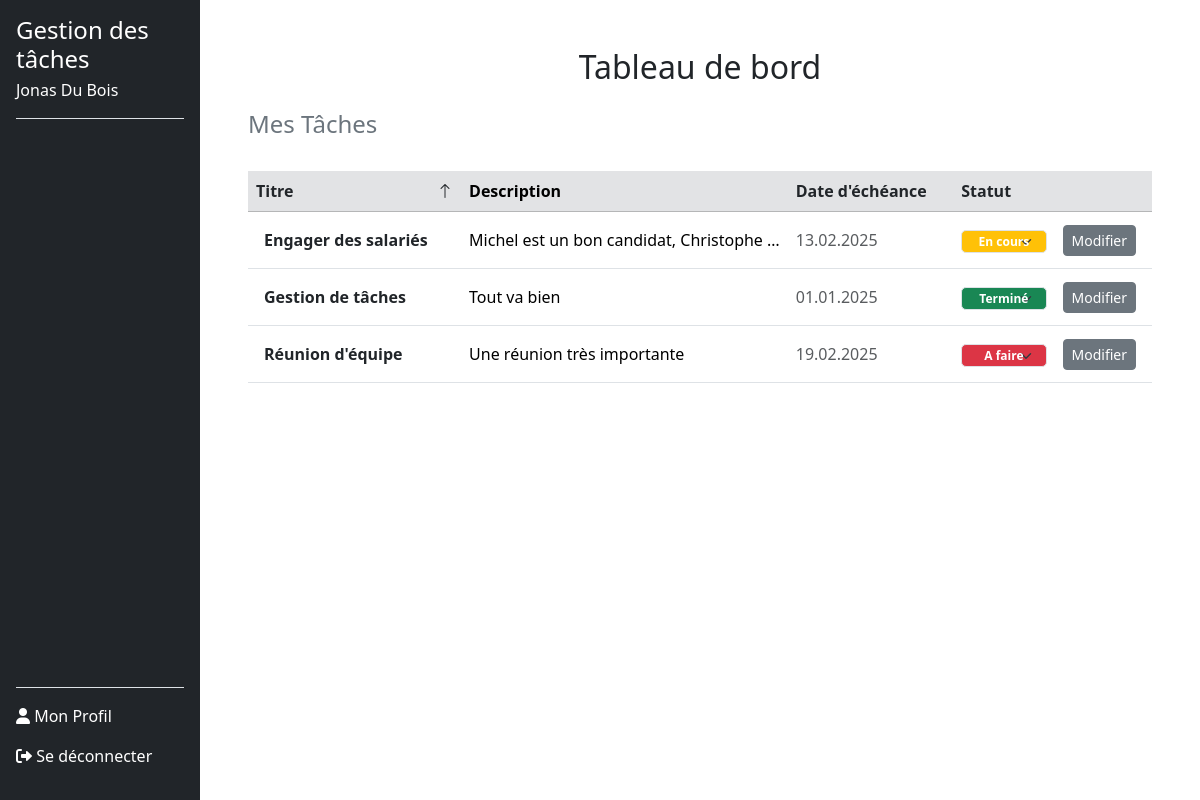
The page /dashboard.php?sort=title&order=ASC (signed in) on the database its author committed.
### tables this page shows
CREATE TABLE users (
        id INTEGER PRIMARY KEY AUTOINCREMENT,
        nom VARCHAR(120) NOT NULL,
        prenom VARCHAR(120) NOT NULL,
        email VARCHAR(120) NOT NULL UNIQUE,
        noTel VARCHAR(20) NOT NULL UNIQUE,
        motDePasse VARCHAR(255) NOT NULL,
        token VARCHAR(255) DEFAULT NULL,
        is_confirmed BOOLEAN DEFAULT 0
    );

CREATE TABLE tasks (
        id INTEGER PRIMARY KEY AUTOINCREMENT,
        userId INTEGER NOT NULL,
        titre TEXT NOT NULL,
        description TEXT DEFAULT NULL,
        dateEcheance DATE DEFAULT NULL,
        statut TEXT CHECK(statut IN ('a_faire', 'en_cours', 'termine')) DEFAULT 'a_faire',
        createdAt TIMESTAMP DEFAULT CURRENT_TIMESTAMP, 
        FOREIGN KEY (userId) REFERENCES users(id) ON DELETE CASCADE
    );

### src/dbManager/DbManagerCRUD.php (called while the page is built, shortened)
<?php
class DbManagerCRUD implements I_ApiCRUD
{
    private $db;
    public function __construct()
    {
        $config = parse_ini_file(__DIR__ . '/../config/db.ini');
        $dsn = $config['dsn'];
        $username = $config['username'];
        $password = $config['password'];
        $this->db = new \PDO($dsn, $username, $password);
    }
    public function rendPersonnes(string $email): array
    {
        $sql = "SELECT * FROM users WHERE email = :email;";
        $stmt = $this->db->prepare($sql);
        $stmt->bindParam(':email', $email, \PDO::PARAM_STR);
        try {
            $stmt->execute();
            $donnees = $stmt->fetchAll(\PDO::FETCH_ASSOC);
            $tabUsers = [];
            foreach ($donnees as $donneesUser) {
                $user = new Users(
                    $donneesUser["prenom"],
                    $donneesUser["nom"],
                    $donneesUser["email"],
                    $donneesUser["noTel"],
                    $donneesUser["motDePasse"],
                    $donneesUser["id"]
                );
                $tabUsers[] = $user;
            }
            return $tabUsers;
        } catch (\PDOException $e) {
            error_log("Erreur lors de la récupération des utilisateurs : " . $e->getMessage());
            return [];
        }
    }
    public function getTasksByUserIdSorted(int $userId, string $sortColumn = 'titre', string $order = 'ASC'): array
    {
        $validSortColumns = ['titre', 'dateEcheance', 'statut'];
        $validOrders = ['ASC', 'DESC'];
        if (!in_array($sortColumn, $validSortColumns)) {
            $sortColumn = 'titre';
        }
        try {
            $query = "
            SELECT t.id, t.titre, t.description, t.dateEcheance, t.statut, t.createdAt
            FROM tasks t
            JOIN task_users tu ON t.id = tu.taskId
            WHERE tu.userId = :userId
            ORDER BY $sortColumn $order
        ";
            $stmt = $this->db->prepare($query);
            $stmt->bindValue(':userId', $userId, \PDO::PARAM_INT);
            $stmt->execute();
            $tasks = [];
            while ($taskData = $stmt->fetch(\PDO::FETCH_ASSOC)) {
                $stmtUsers = $this->db->prepare("SELECT userId FROM task_users WHERE taskId = :taskId");
                $stmtUsers->bindValue(':taskId', $taskData['id']);
                $stmtUsers->execute();
                $userIds = $stmtUsers->fetchAll(\PDO::FETCH_COLUMN);
                $tasks[] = new Task(
                    $taskData['titre'],
                    $taskData['description'],
                    $userIds,
                    $taskData['dateEcheance'],
                    $taskData['statut'],
                    $taskData['id']
                );
            }
            return $tasks;
        } catch (\PDOException $e) {
            throw new \Exception('Erreur lors de la récupération des tâches triées : ' . $e->getMessage());
        }
    }
}

### Includes/functions.php (called while the page is built)
<?php
function getUserByEmail($email, $dbManager) {
    $userInfoArray = $dbManager->rendPersonnes($email);
    return !empty($userInfoArray) ? $userInfoArray[0] : null;
}
function getStatusBadgeClass(string $statut): string
{
    $badgeClasses = [
        'À faire' => 'bg-danger',
        'En cours' => 'bg-warning',
        'Terminé' => 'bg-success',
    ];
    return $badgeClasses[$statut] ?? 'bg-secondary';
}
function getSortOrder(string $column): string
{
    $currentOrder = $_GET['order'] ?? 'ASC';
    $currentSort = $_GET['sort'] ?? '';
    if ($currentSort === $column) {
        return $currentOrder === 'ASC' ? 'DESC' : 'ASC';
    }
    return 'ASC';
}
?>

### src/dbManager/Users.php (called while the page is built, shortened)
<?php
class Users {
    private $id;
    private $nom;
    private $prenom;
    public function __construct(string $prenom, string $nom, string $email, string $noTel, string $motDePasse ,int $id = 0) {
        $this->prenom = $prenom;
        $this->nom = $nom;
        $this->id = $id;
    }
    public function rendId(): int {
        return (int)$this->id;
    }
    public function rendPrenom(): string {
        return $this->prenom;
    }
    public function rendNom(): string {
        return $this->nom;
    }
}

### src/dbManager/Task.php (called while the page is built, shortened)
<?php
class Task
{
    private $titre;
    private $description;
    private $dateEcheance;
    private $statut;
    public function __construct(
        string $titre,
        string $description = null,
        array $userIds = null,
        string $dateEcheance = null,
        string $statut = 'a_faire',
        int $id = 0,
    ) {
        $this->titre = $titre;
        $this->description = $description;
        $this->dateEcheance = $dateEcheance;
        $this->statut = $statut;
    }
    private function isValidDate(string $date): bool
    {
        $d = DateTime::createFromFormat('Y-m-d', $date);
        return $d && $d->format('Y-m-d') === $date;
    }
    public function rendTitre(): string
    {
        return $this->titre;
    }
    public function rendDescription(): ?string
    {
        return $this->description;
    }
    public function getFormattedDateEcheance(): ?string
    {
        if ($this->dateEcheance) {
            $d = DateTime::createFromFormat('Y-m-d', $this->dateEcheance);
            return $d ? $d->format('d.m.Y') : null;
        }
        return null;
    }
    public function getFormattedStatut(): string
    {
        $statutTraduction = [
            'a_faire' => 'À faire',
            'en_cours' => 'En cours',
            'termine' => 'Terminé',
        ];
        return $statutTraduction[$this->statut] ?? 'Inconnu';
    }
}

### dashboard.php (the view, shortened to what this page needs)
<?php
require_once 'includes/functions.php';
$dbManager = new DbManagerCRUD();
$email = $_SESSION['email_user'] ?? null;
$userInfo = getUserByEmail($email, $dbManager);
$userId = $userInfo->rendId();
$sortColumn = $_GET['sort'] ?? 'title';
$order = $_GET['order'] ?? 'ASC';
$taches = $dbManager->getTasksByUserIdSorted($userId, $sortColumn, $order);
?>
<!DOCTYPE html>
<html lang="fr">
<head>
    <link href="https://cdn.jsdelivr.net/npm/bootstrap@5.3.3/dist/css/bootstrap.min.css" rel="stylesheet">
    <link href="https://cdn.jsdelivr.net/npm/bootstrap-icons/font/bootstrap-icons.css" rel="stylesheet">
</head>
<body>
    <div class="container-fluid">
        <div class="row">
            <?php include 'Includes/sidebar.php'; ?>
            <div class="main-content ms-auto col-md-9 col-lg-10 p-5">
                <h2 class="text-center mb-4">Tableau de bord</h2>
                <h4 class="text-secondary">Mes Tâches</h4>
                <?php if (empty($taches)): ?>
                    <div class="alert alert-info mt-4" role="alert">
                        <p>Aucune tâche assignée pour le moment.</p>
                    </div>
                <?php else: ?>
                    <div class="table-responsive pt-4">
                        <table class="table table-hover align-middle">
                            <thead class="table-secondary">
                                <tr>
                                    <th scope="col">
                                        <a href="?sort=title&order=<?php echo getSortOrder('title'); ?>" class="text-decoration-none text-dark">
                                            Titre
                                            <i class="bi <?php echo $sortColumn === 'title' ? ($order === 'ASC' ? 'bi-arrow-up' : 'bi-arrow-down') : ''; ?>"></i>
                                        </a>
                                    </th>
                                    <th scope="col">Description</th>
                                    <th scope="col">
                                        <a href="?sort=date_echeance&order=<?php echo getSortOrder('date_echeance'); ?>" class="text-decoration-none text-dark">
                                            Date d'échéance
                                        </a>
                                    </th>
                                    <th scope="col">
                                        <a href="?sort=statut&order=<?php echo getSortOrder('statut'); ?>" class="text-decoration-none text-dark">
                                            Statut
                                        </a>
                                    </th>
                                    <th scope="col"></th>
                                </tr>
                            </thead>
                            <tbody>
                                <?php foreach ($taches as $task): ?>
                                    <tr>
                                        <td scope="row" class="fw-bold text-dark p-3"><?php echo htmlspecialchars($task->rendTitre()); ?></td>
                                        <td class="text-truncate" style="max-width: 300px;">
                                            <?php echo htmlspecialchars($task->rendDescription()); ?>
                                        </td>
                                        <td class="text-muted"><?php echo htmlspecialchars($task->getFormattedDateEcheance()); ?></td>
                                        <td>
                                            <form method="POST" action="">
                                                <select name="statut" class="statutActu form-select text-white badge <?php echo getStatusBadgeClass($task->getFormattedStatut()); ?>" style="max-width: 150px;" onchange="this.form.submit()">
                                                    <?php foreach (['À faire', 'En cours', 'Terminé'] as $status): ?>
                                                        <option value="<?php echo htmlspecialchars($status); ?>" <?php echo $status === $task->getFormattedStatut() ? 'selected' : ''; ?>>
                                                            <?php echo htmlspecialchars($status); ?>
                                                        </option>
                                                    <?php endforeach; ?>
                                                </select>
                                            </form>
                                        </td>
                                        <td>
                                            <form method="GET" action="task_details.php">
                                                <button type="submit" class="btn btn-secondary btn-sm">Modifier</button>
                                            </form>
                                        </td>
                                    </tr>
                                <?php endforeach; ?>
                            </tbody>
                        </table>
                    </div>
                <?php endif; ?>
            </div>
        </div>
    </div>
</body>
</html>

### Includes/sidebar.php (shortened to what this page needs)
<?php
$email = $_SESSION['email_user'];
$dbManager = new DbManagerCRUD();
$users = $dbManager->rendPersonnes($email);
if (!empty($users)) {
    $user = $users[0];
    $userName = $user->rendPrenom() . ' ' . $user->rendNom();
} else {
    $userName = 'Utilisateur inconnu';
}
?>
<link href="https://cdnjs.cloudflare.com/ajax/libs/font-awesome/6.0.0-beta3/css/all.min.css" rel="stylesheet">
<div class="col-md-3 col-lg-2 bg-dark text-white sidebar position-fixed vh-100 d-flex flex-column p-3">
    <div class="border-bottom">
        <h4 class="mb-0">Gestion des tâches</h4>
        <p class="mt-1"><?= htmlspecialchars($userName) ?></p>
    </div>
    <ul class="nav nav-pills flex-column mb-auto pt-3">
    </ul>
    <div class="mt-auto border-top pt-3">
        <a href="profile.php" class="nav-link text-white pb-3<?= basename($_SERVER['PHP_SELF']) == 'profile.php' ? ' active' : '' ?>">
            <i class="fas fa-user"></i> Mon Profil
        </a>
        <a href="logout.php" class="nav-link text-white pb-3">
            <i class="fas fa-sign-out-alt"></i> Se déconnecter
        </a>
    </div>
</div>

### dashboard.php (style rules this page uses)
select { width: 150px; }
select option { background-color: white; color: #000; }
th a { display: flex; align-items: center; justify-content: space-between; text-decoration: none; }
th i { margin-left: 5px; }
td select { padding-right: 20px; }
.statutActu { width: 100%; border-radius: 5px; }
.badge { text-align: center; padding-left: 12px; padding-right: 12px; }
.table th, .table td { vertical-align: middle; }

### rows shown on the page
users: userName "Jonas Du Bois"
tasks: titre "Engager des salariés", description "Michel est un bon candidat, Christophe…", dateEcheance "13.02.2025", statut "En cours"
tasks: titre "Gestion de tâches", description "Tout va bien", dateEcheance "01.01.2025", statut "Terminé"
tasks: titre "Réunion d'équipe", description "Une réunion très importante", dateEcheance "19.02.2025", statut "À faire"
